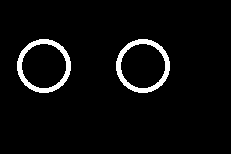
#> input picture twocircles.png, 231 x 154 px
$ python testRun.py
#> lines starting #> are read from the running program, lines starting #| are printed output that depends on the picture; after the words box and inside, x2 and y2 are one past the last pixel; in counts of white or black regions, pixels touching at a corner belong together
from scipy import ndimage as ndi
import matplotlib.pyplot as plt

from skimage.morphology import disk
from skimage.segmentation import watershed
from skimage.segmentation import mark_boundaries
from skimage import data
from skimage.filters import rank
from skimage.util import img_as_ubyte
from skimage.io import imread


image = img_as_ubyte(imread("./twocircles.png",as_gray=True))
#> image: shape (154, 231); values 0 (black) and 127 (white), 4.3% white; 2 white regions, box (x1, y1, x2, y2) and area: (17, 39, 71, 93) 764, (116, 39, 170, 93) 764

# denoise image
denoised = rank.median(image, disk(2))
#> denoised: shape (154, 231); values 0 (black) and 127 (white), 4.3% white; 2 white regions, box (x1, y1, x2, y2) and area: (17, 39, 71, 93) 768, (116, 39, 170, 93) 768

# find continuous region (low gradient -
# where less than 10 for this image) --> markers
# disk(5) is used here to get a more smooth image
markers = rank.gradient(denoised, disk(5)) < 10
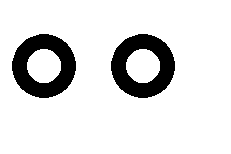
#> markers: shape (154, 231) bool; 87.2% white; 2 black regions, box (x1, y1, x2, y2) and area: (12, 34, 76, 98) 2281, (111, 34, 175, 98) 2281
markers = ndi.label(markers)[0]
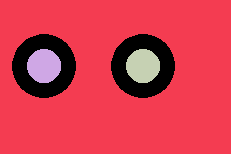
#> markers: shape (154, 231) int32; 4 distinct labels, from 0 to 3; one colour per label, 0 black

# local gradient (disk(2) is used to keep edges thin)
gradient = rank.gradient(denoised, disk(2))
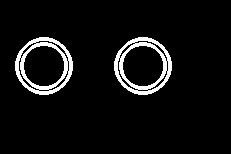
#> gradient: shape (154, 231); values 0 (black) and 127 (white), 6.2% white; 2 white regions, box (x1, y1, x2, y2) and area: (15, 37, 73, 95) 1100, (114, 37, 172, 95) 1100

# process the watershed
labels = watershed(gradient, markers)
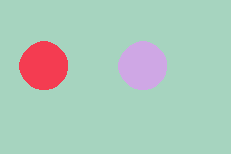
#> labels: shape (154, 231) int32; 3 distinct labels, from 1 to 3; one colour per label, 0 black

print(len(labels))
#| 154

# display results
fig, axes = plt.subplots(nrows=2, ncols=2, figsize=(8, 8),
                         sharex=True, sharey=True)
ax = axes.ravel()

ax[0].imshow(image, cmap=plt.cm.gray)
ax[0].set_title("Original")

ax[1].imshow(gradient, cmap=plt.cm.nipy_spectral)
ax[1].set_title("Local Gradient")

ax[2].imshow(markers, cmap=plt.cm.nipy_spectral)
ax[2].set_title("Markers")

ax[3].imshow(image, cmap=plt.cm.gray)
ax[3].imshow(mark_boundaries(image, labels))
ax[3].set_title("Segmented")

for a in ax:
    a.axis('off')

fig.tight_layout()
plt.show()
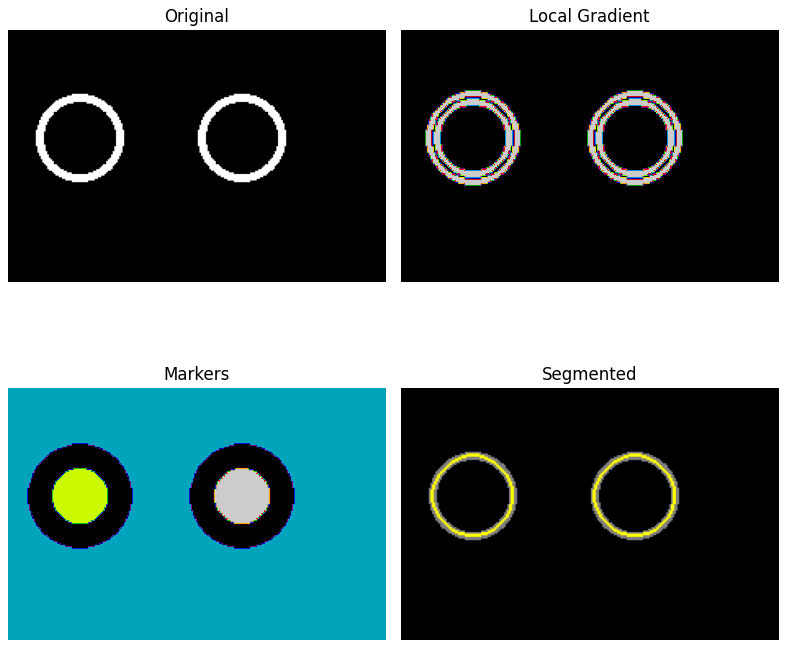
#> figure drawn by matplotlib, 4 panels

$ run again, with onecircle.png copied over twocircles.png
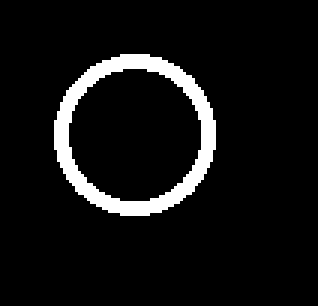
#> input picture onecircle.png, 106 x 102 px (shown 3 times larger)
#> image: shape (102, 106); values 0 (black) and 127 (white), 7.1% white; 1 white region, box (x1, y1, x2, y2) and area: (18, 18, 72, 72) 764
#> denoised: shape (102, 106); values 0 (black) and 127 (white), 7.1% white; 1 white region, box (x1, y1, x2, y2) and area: (18, 18, 72, 72) 768
#> `markers = ndi.label(markers)[0]`:
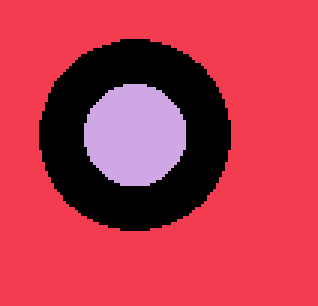
#> markers: shape (102, 106) int32 (shown 3 times larger); 3 distinct labels, from 0 to 2; one colour per label, 0 black
#> gradient: shape (102, 106); values 0 (black) and 127 (white), 10.2% white; 1 white region, box (x1, y1, x2, y2) and area: (16, 16, 74, 74) 1100
#> labels: shape (102, 106) int32; values 1 (black) and 2 (white), 17.1% white; 1 white region, box (x1, y1, x2, y2) and area: (20, 20, 69, 69) 1845
#| 102
#> `plt.show()`:
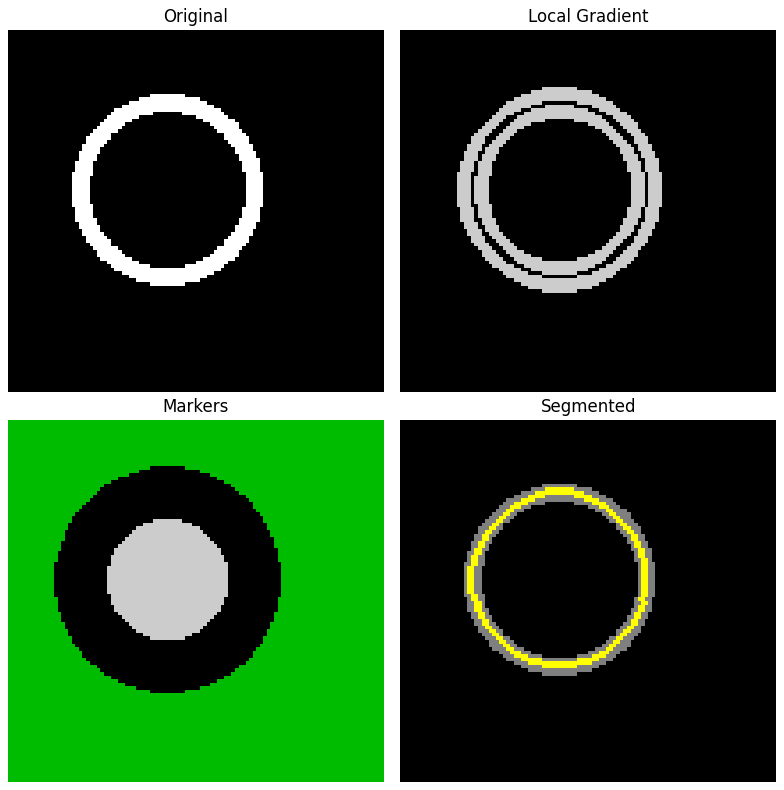
#> figure drawn by matplotlib, 4 panels
